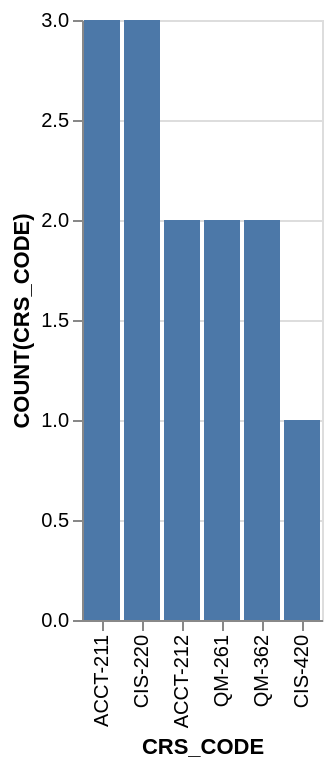

Write a Vega-Lite specification for this figure.
### Vega-Lite specification from a JSON file in a GitHub repository (floating-point values rounded to 4 significant figures)
{"data": {"values": [{"x_data": "ACCT-211", "y_data": 3}, {"x_data": "ACCT-212", "y_data": 2}, {"x_data": "CIS-220", "y_data": 3}, {"x_data": "CIS-420", "y_data": 1}, {"x_data": "QM-261", "y_data": 2}, {"x_data": "QM-362", "y_data": 2}]}, "mark": "bar", "encoding": {"x": {"field": "x_data", "type": "nominal", "title": "CRS_CODE", "sort": {"op": "sum", "field": "y_data", "order": "descending"}}, "y": {"field": "y_data", "type": "quantitative", "title": "COUNT(CRS_CODE)"}}}
